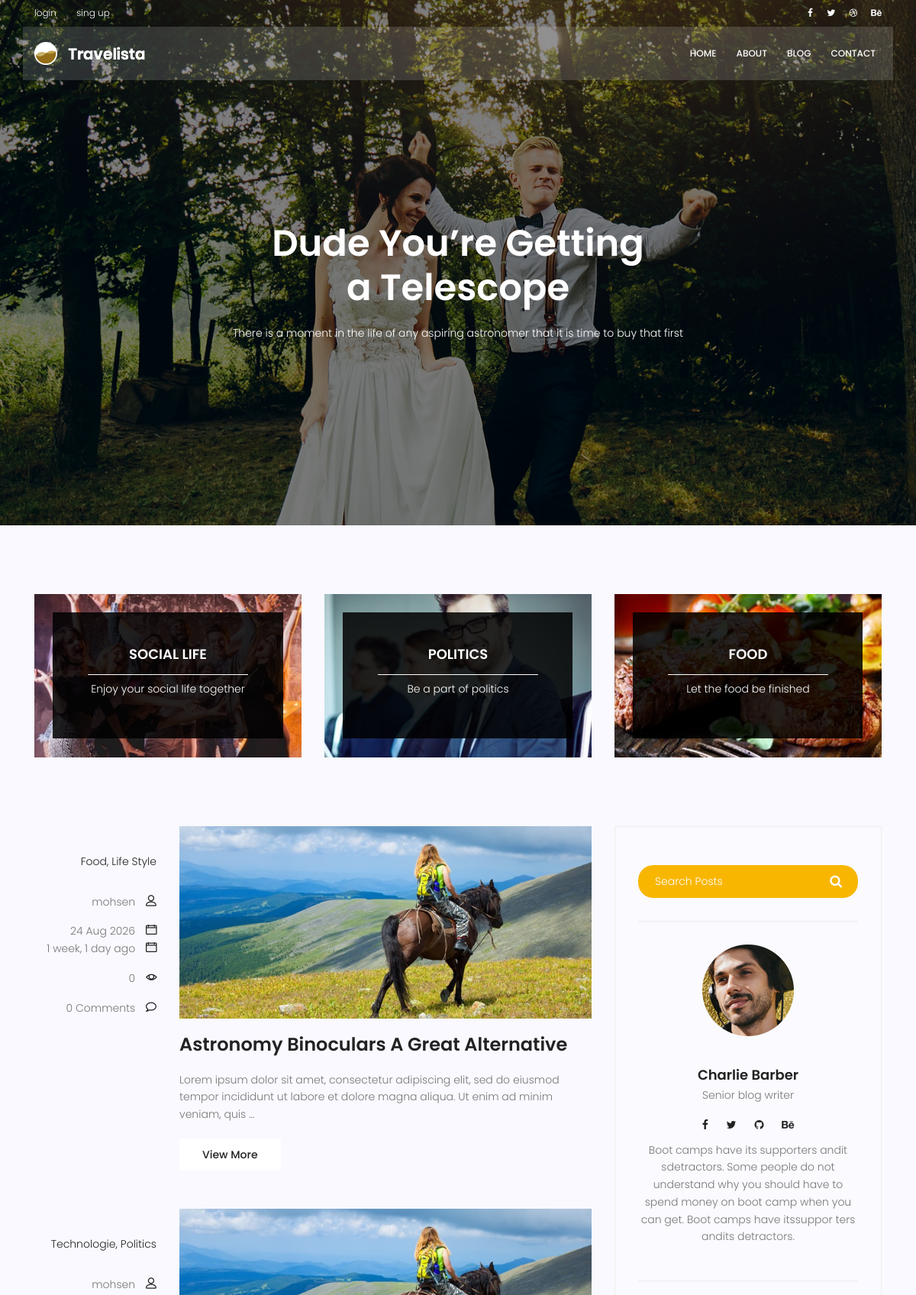
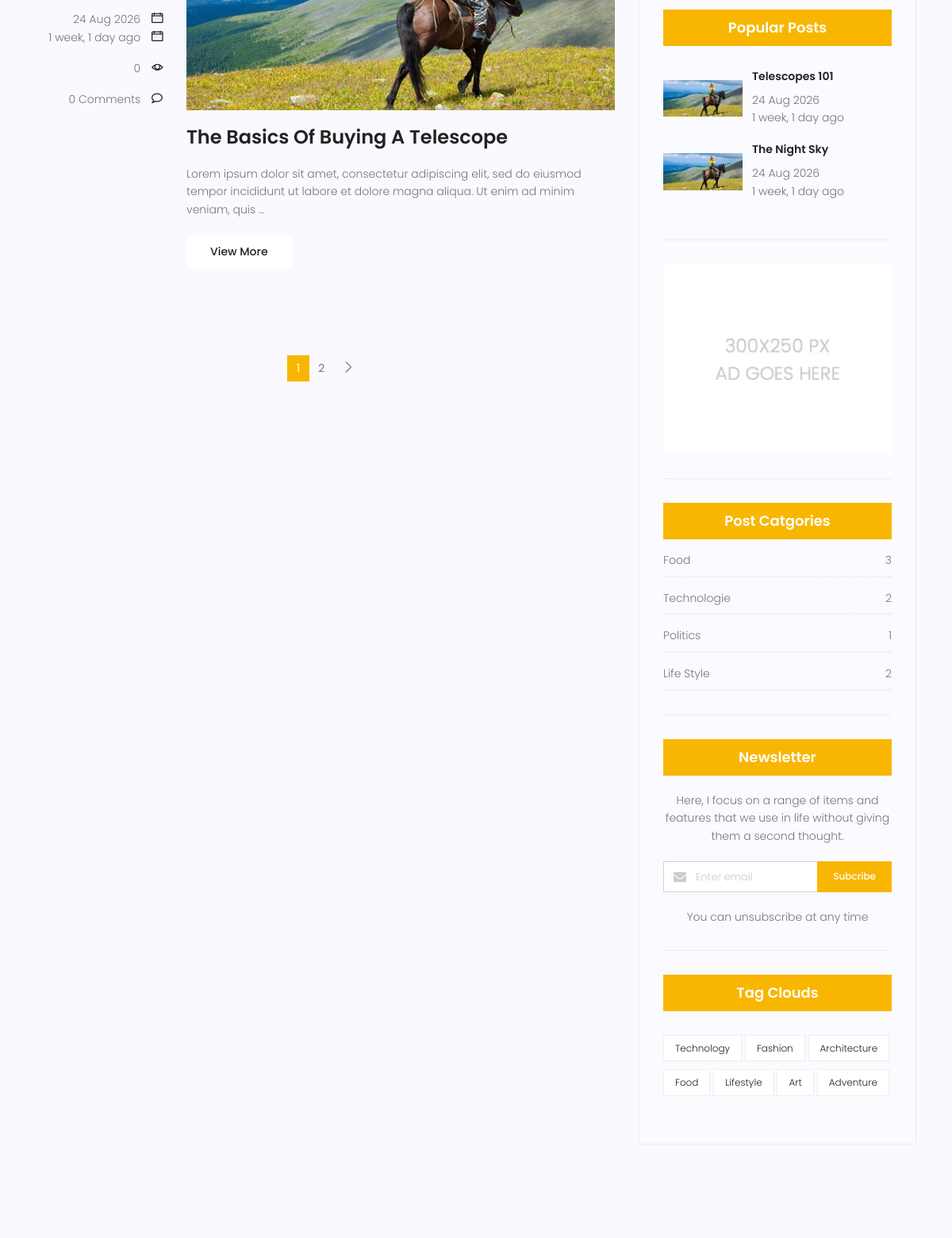
Screenshot of /blog/ (upper part) with the database file from the repository (2 pictures, top to bottom).
### blog/models.py (models this page shows, shortened)
class Category(models.Model):
    name = models.CharField(max_length=100)
    def __str__(self):
        return self.name

class Post(models.Model):
    img = models.ImageField(upload_to='blog/', default='blog/default.jpg')
    author = models.ForeignKey(User, on_delete=models.CASCADE, related_name='blog_posts', null=True)
    title = models.CharField(max_length=100)
    content = models.TextField()
    category = models.ManyToManyField(Category, related_name='blog_posts')
    tag = models.ManyToManyField(Tag, related_name='blog_posts')
    counted_views = models.IntegerField(default=0)
    status = models.BooleanField(default=False)
    published_date = models.DateTimeField(null=True)
    created_date = models.DateTimeField(auto_now_add=True)
    updated_date = models.DateTimeField(auto_now=True)

class Tag(models.Model):
    name = models.CharField(max_length=100)

### blog/views.py (the view)
# urls.py: path('', views.blog_home , name='blog_home'),
def blog_home(request, **kwargs):
    posts = Post.objects.filter(status=True)
    """if user select posts by categories"""
    if kwargs.get('cat_name') is not None:
        posts = posts.filter(category__name=kwargs['cat_name'])
    """if user select posts by author"""
    if kwargs.get('author_uname') is not None:
        posts = posts.filter(author__username=kwargs['author_uname'])
    """if user select posts by tag"""
    if kwargs.get('tag_name') is not None:
        posts = posts.filter(tag__name=kwargs['tag_name'])
    posts = Paginator(posts, 2)
    page_number = request.GET.get('page')
    posts = posts.get_page(page_number)
    return render(request, 'blog/blog_home.html', {'posts': posts})

### blog/templatetags/blog_tags.py (called while the page is built)
@register.simple_tag(name='comments_count')
def function(post_id):
    comments = Comment.objects.filter(post_id=post_id, approved=True).count()
    return comments

@register.inclusion_tag('blog/blog_latestposts.html')
def latestposts(arg=2):
    posts = Post.objects.filter(status=1).order_by('-published_date')[:arg]
    return {'posts': posts}

@register.inclusion_tag('blog/blog_postscategories.html')
def postscategory():
    categories = Category.objects.all()
    cat_dict = {}
    for cat in categories:
        cat_dict[cat] = Post.objects.filter(status=1, category=cat).count()
    return {'categories': cat_dict}

@register.inclusion_tag('blog/blog_poststags.html')
def poststags():
    tags = Tag.objects.all()
    return {'tags': tags}

### blog/templates/blog/blog_home.html (shortened to what this page needs)
{% extends 'base.html' %}
{% load static %}
{% load humanize %}
{% load blog_tags %}
{% block content %}
    <section class="banner-area relative blog-home-banner" id="home">
        <div class="overlay overlay-bg"></div>
        <div class="container">
            <div class="row d-flex align-items-center justify-content-center">
                <div class="about-content blog-header-content col-lg-12">
                    <h1 class="text-white">
                        Dude You’re Getting
                        a Telescope
                    </h1>
                    <p class="text-white">
                        There is a moment in the life of any aspiring astronomer that it is time to buy that first
                    </p>
                </div>
            </div>
        </div>
    </section>
    <section class="top-category-widget-area pt-90 pb-90 ">
        <div class="container">
            <div class="row">
                <div class="col-lg-4">
                    <div class="single-cat-widget">
                        <div class="content relative">
                            <div class="overlay overlay-bg"></div>
                            <a href="#" target="_blank">
                                <div class="thumb">
                                    <img class="content-image img-fluid d-block mx-auto"
                                         src={% static 'img/blog/cat-widget1.jpg' %}
                                                 alt="">
                                </div>
                                <div class="content-details">
                                    <h4 class="content-title mx-auto text-uppercase">Social life</h4>
                                    <span></span>
                                    <p>Enjoy your social life together</p>
                                </div>
                            </a>
                        </div>
                    </div>
                </div>
                <div class="col-lg-4">
                    <div class="single-cat-widget">
                        <div class="content relative">
                            <div class="overlay overlay-bg"></div>
                            <a href="#" target="_blank">
                                <div class="thumb">
                                    <img class="content-image img-fluid d-block mx-auto"
                                         src={% static 'img/blog/cat-widget2.jpg' %}
                                                 alt="">
                                </div>
                                <div class="content-details">
                                    <h4 class="content-title mx-auto text-uppercase">Politics</h4>
                                    <span></span>
                                    <p>Be a part of politics</p>
                                </div>
                            </a>
                        </div>
                    </div>
                </div>
                <div class="col-lg-4">
                    <div class="single-cat-widget">
                        <div class="content relative">
                            <div class="overlay overlay-bg"></div>
                            <a href="#" target="_blank">
                                <div class="thumb">
                                    <img class="content-image img-fluid d-block mx-auto"
                                         src={% static 'img/blog/cat-widget3.jpg' %}
                                                 alt="">
                                </div>
                                <div class="content-details">
                                    <h4 class="content-title mx-auto text-uppercase">Food</h4>
                                    <span></span>
                                    <p>Let the food be finished</p>
                                </div>
                            </a>
                        </div>
                    </div>
                </div>
            </div>
        </div>
    </section>
    <section class="post-content-area">
        <div class="container">
            <div class="row">
                <div class="col-lg-8 posts-list">
                    {% for post in posts %}
                        <div class="single-post row">
                            <div class="col-lg-3  col-md-3 meta-details">
                                <ul class="tags">
                                    {% for cat in post.category.all %}
                                        <li><a href="{% url 'blog:blog_category' cat_name=cat.name %}">
                                            {{ cat.name }}{% if not forloop.last %},{% endif %}</a></li>
                                    {% endfor %}
                                </ul>
                                <div class="user-details row">
                                    <p class="user-name col-lg-12 col-md-12 col-6"><a
                                            href="{% url 'blog:blog_author' author_uname=post.author.username %}">{{ post.author }}</a>
                                        <span
                                                class="lnr lnr-user"></span></p>
                                    <p class="date col-lg-12 col-md-12 col-6"><a
                                            href="#">{{ post.published_date|date:"d M Y" }}</a> <span
                                            class="lnr lnr-calendar-full"></span>
                                        <a
                                                href="#">{{ post.published_date|naturaltime }}</a> <span
                                                class="lnr lnr-calendar-full"></span>
                                    </p>
                                    <p class="view col-lg-12 col-md-12 col-6"><a href="#">{{ post.counted_views }}</a>
                                        <span
                                                class="lnr lnr-eye"></span></p>
                                    <p class="comments col-lg-12 col-md-12 col-6"><a href="#">{% comments_count post.id %} Comments</a> <span
                                            class="lnr lnr-bubble"></span></p>
                                </div>
                            </div>
                            <div class="col-lg-9 col-md-9 ">
                                <div class="feature-img">
                                    <img class="img-fluid" src="{{ post.img.url }}" alt="">
                                </div>
                                <a class="posts-title" href="{% url 'blog:blog_details' pid=post.id %}">
                                    <h3>{{ post.title }}</h3></a>
                                <p class="excert">{{ post.content|truncatewords:25 }}</p>
                                <a href="{% url 'blog:blog_details' pid=post.id %}" class="primary-btn">View More</a>
                            </div>
                        </div>
                    {% endfor %}
                    <nav class="blog-pagination justify-content-center d-flex">
                        <ul class="pagination">
                            {% for page in posts.paginator.page_range %}
                                {% if posts.number == page %}
                                    <li class="page-item active"><a href="?page={{ page }}"
                                                                    class="page-link">{{ page }}</a></li>
                                {% else %}
                                    <li class="page-item"><a href="?page={{ page }}" class="page-link">{{ page }}</a>
                                    </li>
                                {% endif %}
                            {% endfor %}
                            {% if posts.has_next %}
                                <li class="page-item">
                                    <a href="?page={{ posts.next_page_number }}" class="page-link" aria-label="Next">
                                    <span aria-hidden="true">
                                        <span class="lnr lnr-chevron-right"></span>
                                    </span>
                                    </a>
                                </li>
                            {% endif %}
                        </ul>
                    </nav>
                </div>
                <div class="col-lg-4 sidebar-widgets">
                    <div class="widget-wrap">
                        {% include 'blog/blog_searchbox.html' %}
                        {% include 'blog/blog_userinfo.html' %}
                        {% latestposts %}
                        <div class="single-sidebar-widget ads-widget">
                            <a href="#"><img class="img-fluid" src={% static 'img/blog/ads-banner.jpg' %} alt=""></a>
                        </div>
                        {% postscategory %}
                        <div class="single-sidebar-widget newsletter-widget">
                            <h4 class="newsletter-title">Newsletter</h4>
                            <p>
                                Here, I focus on a range of items and features that we use in life without
                                giving them a second thought.
                            </p>
                            <div class="form-group d-flex flex-row">
                                <div class="col-autos">
                                    <div class="input-group">
                                        <div class="input-group-prepend">
                                            <div class="input-group-text"><i class="fa fa-envelope"
                                                                             aria-hidden="true"></i>
                                            </div>
                                        </div>
                                        <input type="text" class="form-control" id="inlineFormInputGroup"
                                               placeholder="Enter email" onfocus="this.placeholder = ''"
                                               onblur="this.placeholder = 'Enter email'">
                                    </div>
                                </div>
                                <a href="#" class="bbtns">Subcribe</a>
                            </div>
                            <p class="text-bottom">
                                You can unsubscribe at any time
                            </p>
                        </div>
                        {% poststags %}
                    </div>
                </div>
            </div>
        </div>
    </section>
{% endblock %}

### blog/templates/blog/blog_latestposts.html
{% load static %}
{% load humanize %}
<div class="single-sidebar-widget popular-post-widget">
    <h4 class="popular-title">Popular Posts</h4>
    <div class="popular-post-list">
    {% for post in posts %}
        <div class="single-post-list d-flex flex-row align-items-center">
            <div class="thumb">
                <img class="img-fluid" src="{{ post.img.url }}" alt="">
            </div>
            <div class="details">
                <a href="{% url 'blog:blog_details' pid=post.id %}"><h6>{{ post.title }}</h6></a>
                <p>{{ post.published_date|date:'d M Y'}}</p>
                <p>{{ post.published_date|naturaltime}}</p>
            </div>
        </div>
    {% endfor %}
    </div>
</div>

### blog/templates/blog/blog_postscategories.html
{% load static %}
<div class="single-sidebar-widget post-category-widget">
    <h4 class="category-title">Post Catgories</h4>
    <ul class="cat-list">
    {% for cat, count in categories.items %}
        <li>
            <a href="{% url 'blog:blog_category' cat_name=cat %}" class="d-flex justify-content-between">
                <p>{{ cat }}</p>
                <p>{{ count }}</p>
            </a>
        </li>
    {% endfor %}
    </ul>
</div>

### blog/templates/blog/blog_poststags.html
{% load static %}
<div class="single-sidebar-widget tag-cloud-widget">
    <h4 class="tagcloud-title">Tag Clouds</h4>
    <ul>
        {% for tag in tags %}
            <li><a href="{% url 'blog:blog_tag' tag_name=tag.name %}">{{ tag.name }}</a></li>
        {% endfor %}
    </ul>
</div>

### rows the page displays
Post: author "mohsen", published_date "24 Aug 2026", published_date "1 week, 1 day ago", counted_views "0", id "0", img (placeholder picture), title "Astronomy Binoculars A Great Alternative", content "Lorem ipsum dolor sit amet, consectetur adipiscing elit, sed do eiusmod tempor incididunt ut labore et dolore magna aliqua. Ut enim ad minim veniam, quis …"
Category: name "Food", count "3"
Category: name "Life Style", count "2"
Post: author "mohsen", published_date "24 Aug 2026", published_date "1 week, 1 day ago", counted_views "0", id "0", img (placeholder picture), title "The Basics Of Buying A Telescope", content "Lorem ipsum dolor sit amet, consectetur adipiscing elit, sed do eiusmod tempor incididunt ut labore et dolore magna aliqua. Ut enim ad minim veniam, quis …"
Category: name "Technologie", id "2"
Category: name "Politics", count "1"
Post: img (placeholder picture), title "Telescopes 101", published_date "24 Aug 2026", published_date "1 week, 1 day ago"
Post: img (placeholder picture), title "The Night Sky", published_date "24 Aug 2026", published_date "1 week, 1 day ago"
Tag: name "Technology"
Tag: name "Fashion"
Tag: name "Architecture"
Tag: name "Food"
Tag: name "Lifestyle"
Tag: name "Art"
Tag: name "Adventure"

### other values shown
{{ page }} "1"
{{ page }} "2"
